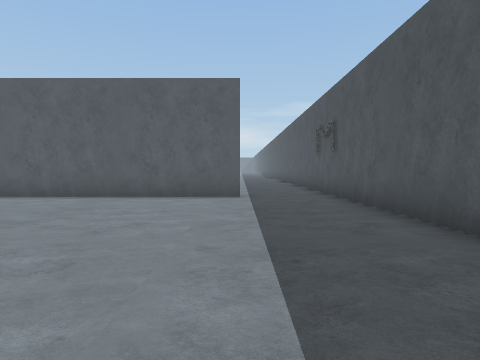
[1] (above)

19 first-person views from a walk through a scene from a Unity 3-D project. The camera is 1.4 m above the floor, tilts 2° down and sees 75° across. The floor is counted in squares, 2 m on a side. Each view is taken from the middle of a square. On the plan, view 1 faces up. The plan holds only what a view shows up to about 10 squares ahead; the rest is blank. The place goes on beyond the plan. The player is left out.

[2]
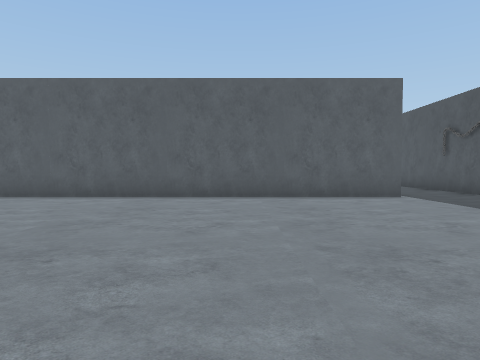

[3]
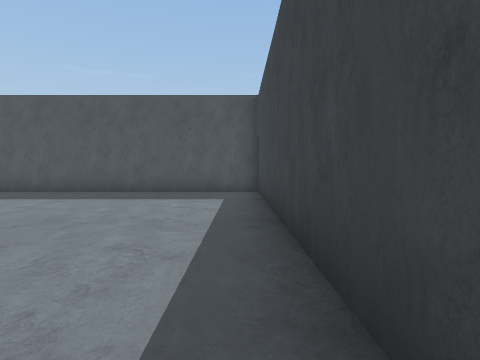

[4]
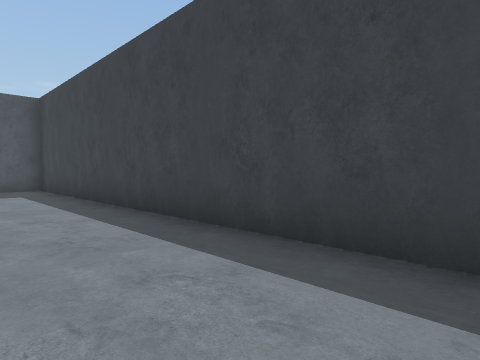

[5]
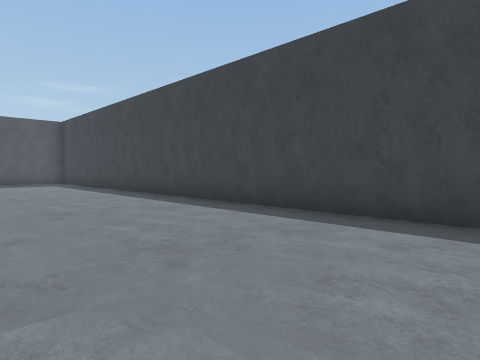

[6]
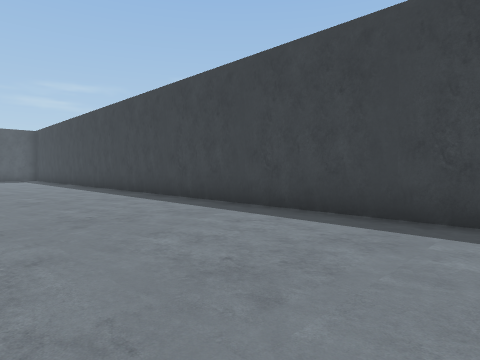

[7]
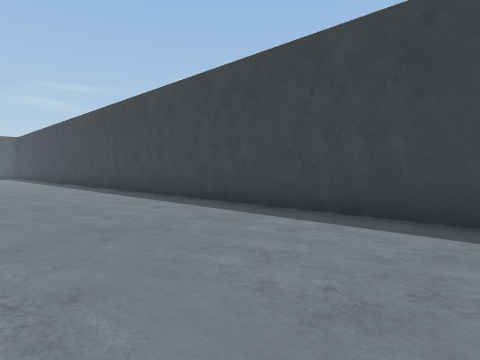

[8]
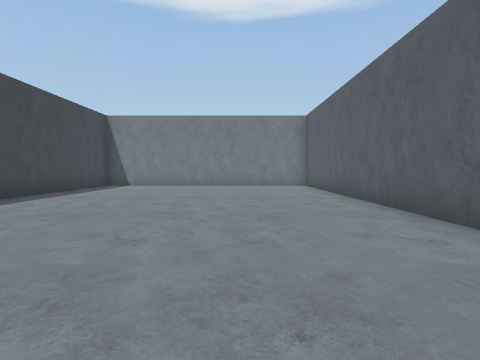

[9]
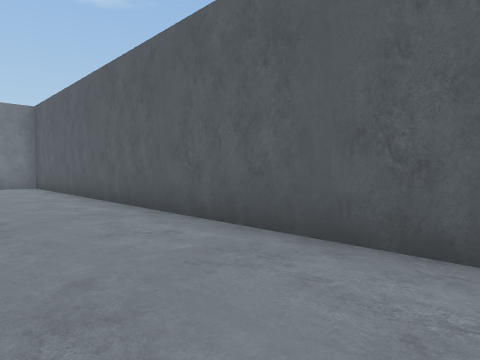

[10]
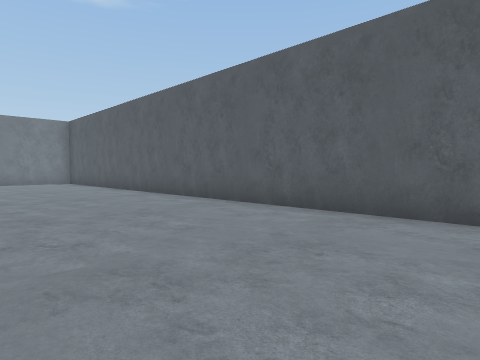

[11]
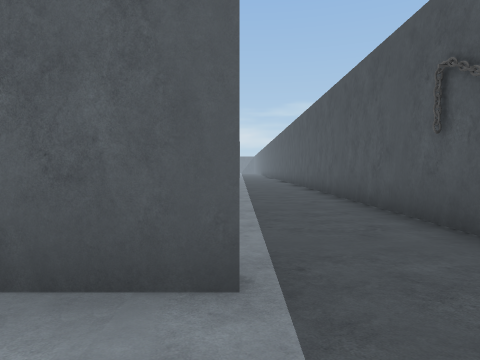

[12]
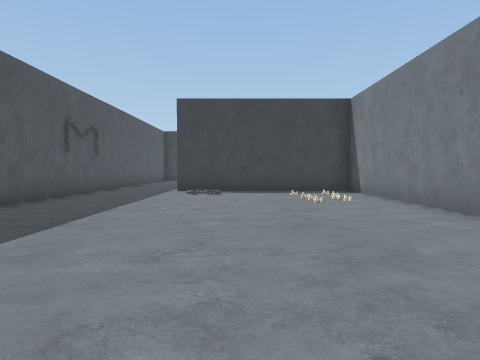

[13]
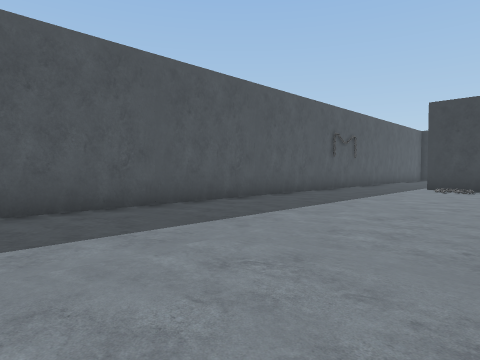

[14]
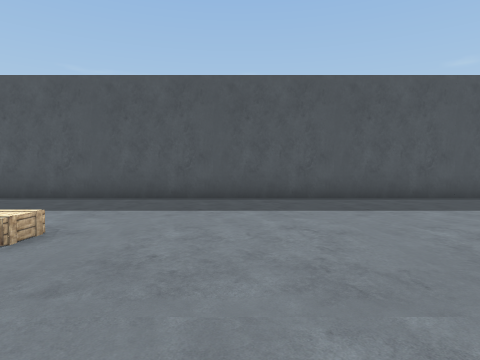

[15]
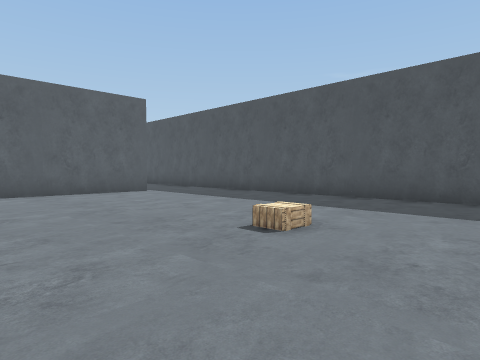

[16]
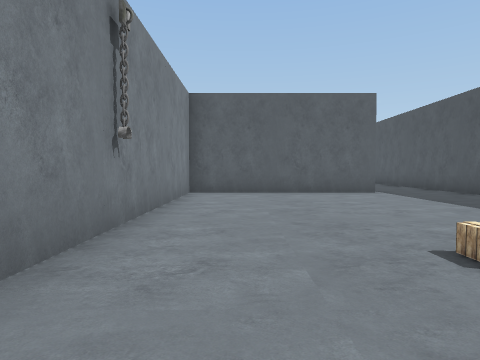

[17]
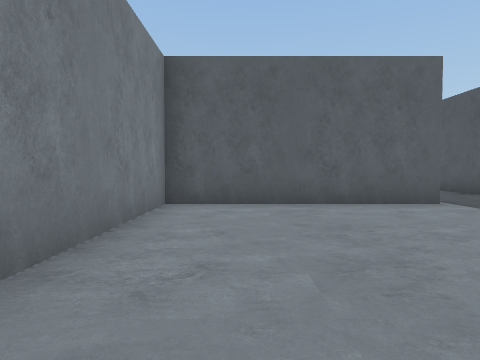

[18]
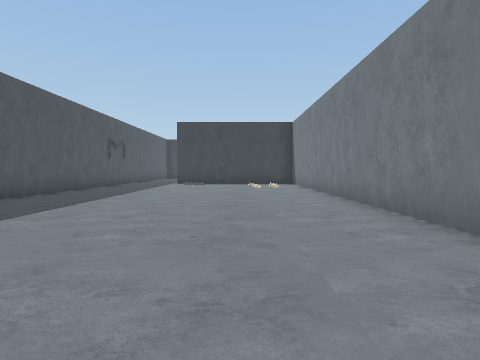

[19]
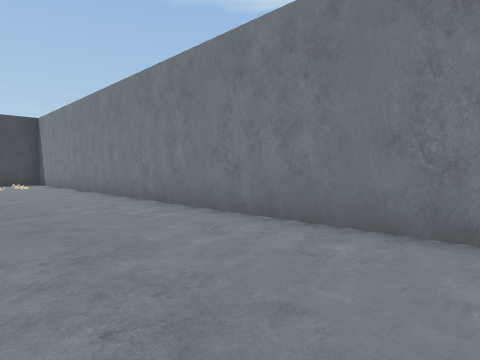

### Floor plan
Points are (right, up) in squares from view 1. A wall is a line through its corners. A room is listed if a view was taken in it or the views show most of it. See-through windows are left out.
Room 1 (views 1, 2, 3, 4, 5, 6, 7, 8, 9, 10, 11)
walls: (0, 7.8) (-24.4, 7.8); (-23.5, -0.6) (2.5, -0.6) (2.5, 6.4)
ways out: opening at (1, 7.3) to room 2
Room 2 (views 12, 13, 14, 15, 16, 17, 18, 19)
walls: (2.5, 30.4) (2.5, 31.6); (0.1, 31.2) (-5.5, 31.2) (-5.5, 8) (0, 8); (2.5, 6.4) (2.5, 28.8)
ways out: opening at (1, 7.3) to room 1; opening at (1.5, 32)

Where each view was taken, in squares from view 1:
view 1: 0 up, 0 right, facing up
view 2: 0 up, 4 left, facing up
view 3: 0 up, 7 left, facing right
view 4: 2 up, 9 left, facing down-right
view 5: 4 up, 14 left, facing down-right
view 6: 4 up, 19 left, facing down-right
view 7: 4 up, 24 left, facing down-right
view 8: 5 up, 13 left, facing left
view 9: 5 up, 13 left, facing up-left
view 10: 3 up, 10 left, facing up-left
view 11: 6 up, 0 right, facing up
view 12: 18 up, 2 left, facing down
view 13: 20 up, 3 left, facing down-right
view 14: 22 up, 5 left, facing right
view 15: 22 up, 5 left, facing up-right
view 16: 22 up, 4 left, facing up
view 17: 25 up, 4 left, facing up
view 18: 23 up, 3 left, facing down
view 19: 24 up, 2 left, facing down-left
